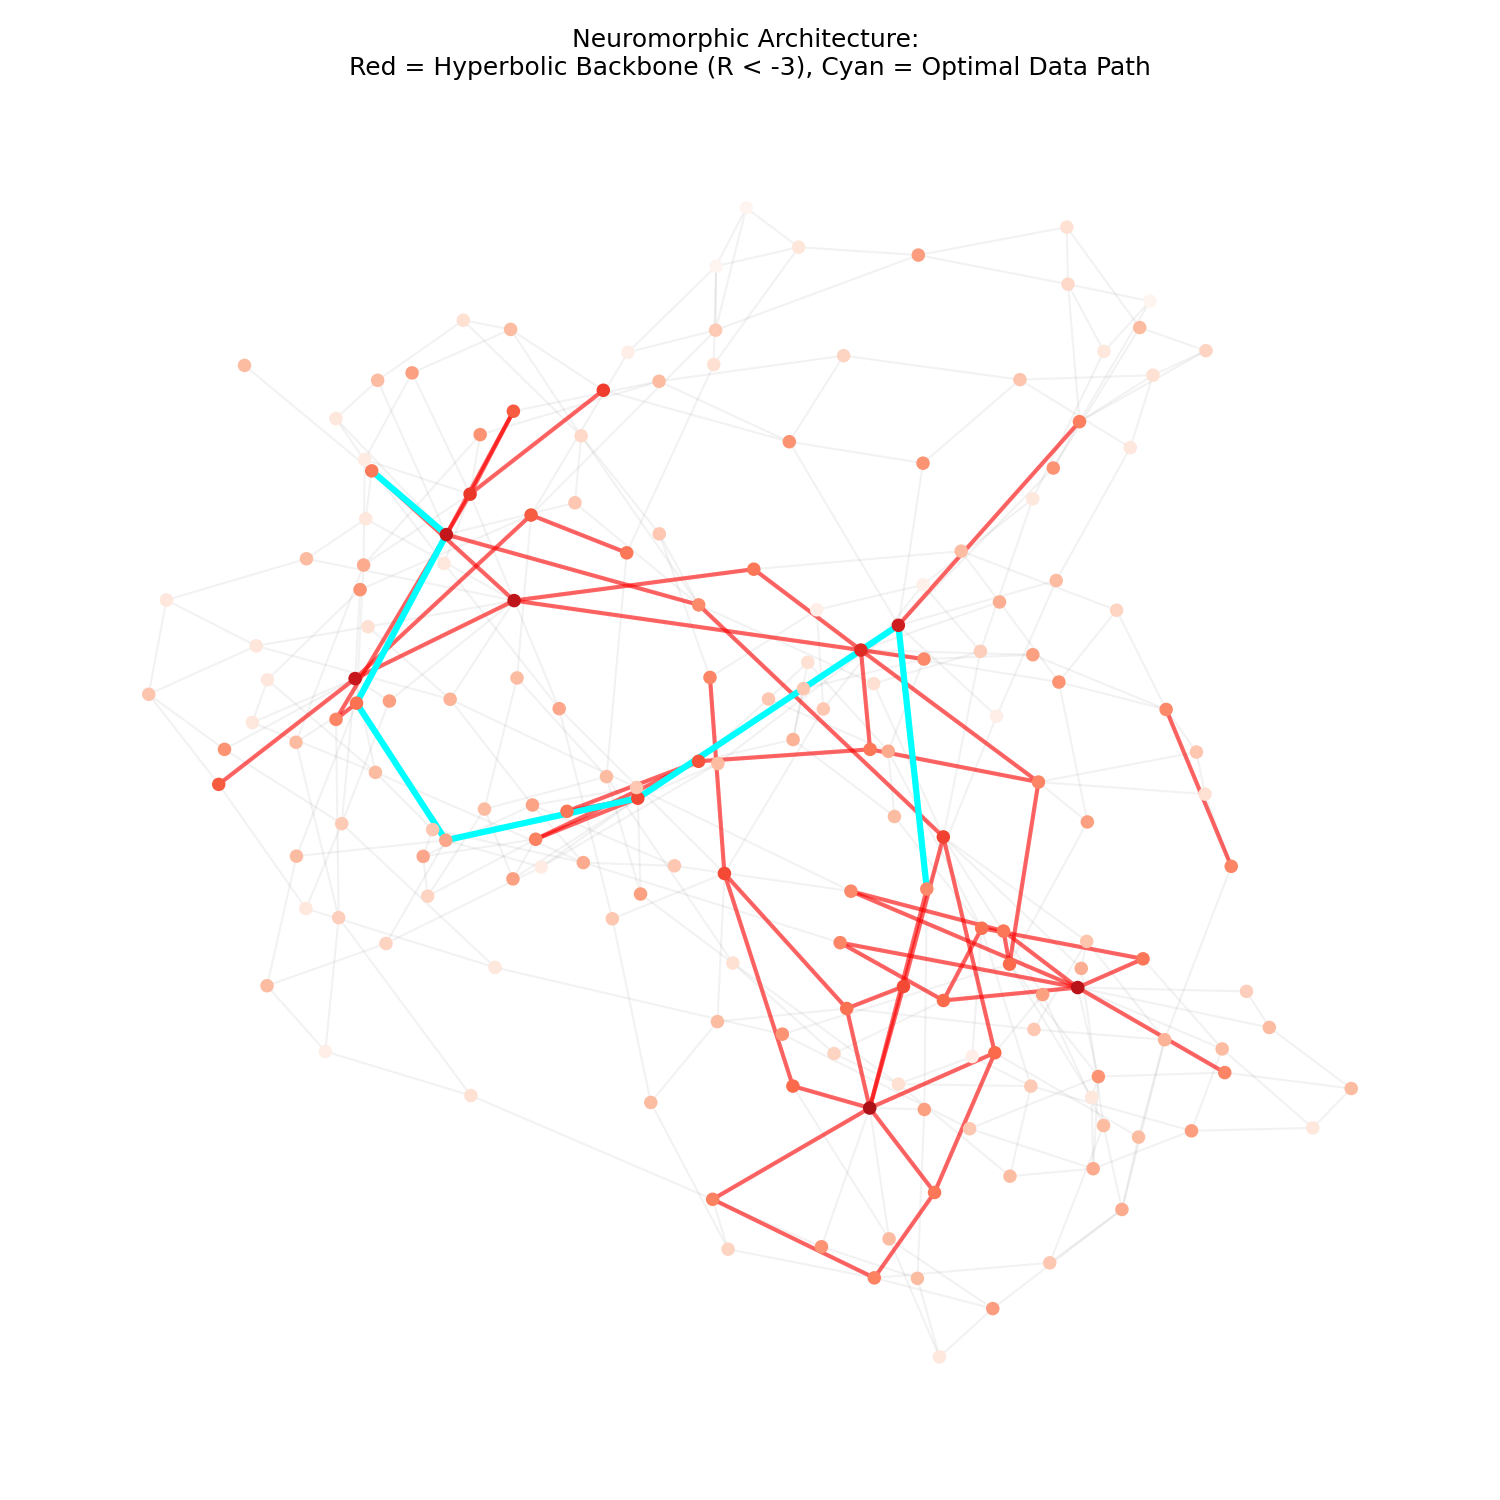

This figure's Python source:

import sys
import os
import networkx as nx
import matplotlib.pyplot as plt

# Adjust path to find lib
# Adjust path to find lib
sys.path.append(os.path.join(os.path.dirname(__file__), '../tests/tensor_lenia/lib'))

from hypergraph import SimpleWolframSystem
from curvature import calculate_forman_ricci

def run_visual_neuro(steps=9): 
    output_path = "/home/daroch/SOLITONES/EXPERIMENTOS/"
    log_file = output_path + "exp08_neuro_backbone.log"
    
    with open(log_file, "w") as f:
        f.write("--- LEGACY EXP 05: NEURO BACKBONE ---\n")

    print("Generating Hyperbolic Backbone Visual Demo...")
    with open(log_file, "a") as f: f.write("Generating Hyperbolic Backbone Visual Demo...\n")
    
    # 1. Substrate
    system = SimpleWolframSystem()
    system.initialize([[1, 2], [1, 3]])
    for i in range(steps):
        system.step()
        
    msg = f"Graph Generated."
    print(msg)
    with open(log_file, "a") as f: f.write(msg + "\n")
    
    # 2. Curvature
    curvatures = calculate_forman_ricci(system)
    
    # 3. Build Graph
    G = nx.Graph()
    for e in system.edges:
        if len(e) >= 2: G.add_edge(e[0], e[1])
        
    # 4. Identify Backbone
    # Color nodes by Curvature:
    #   Red (Dark) = Very Negative (Hyperbolic Backbone)
    #   Blue (Light) = Near Zero (Flat)
    
    node_colors = []
    backbone_nodes = []
    nodes = list(G.nodes())
    
    for n in nodes:
        r = curvatures.get(n, 0)
        node_colors.append(r)
        if r < -3.0:
            backbone_nodes.append(n)
            
    # 5. Routing Demo
    # Find a path between two backbone nodes that are far apart
    path_nodes = []
    if len(backbone_nodes) > 2:
        try:
            start = backbone_nodes[0]
            end = backbone_nodes[-1]
            if nx.has_path(G, start, end):
                path_nodes = nx.shortest_path(G, start, end)
        except:
            pass
            
    # 6. Render
    print("Rendering...")
    pos = nx.spring_layout(G, seed=42)
    
    plt.figure(figsize=(10, 10))
    
    # Draw all nodes colored by curvature
    nx.draw_networkx_nodes(G, pos, node_size=30, 
                           node_color=node_colors, cmap='Reds_r', vmin=-8, vmax=0)
                           
    # Draw all edges faint
    nx.draw_networkx_edges(G, pos, alpha=0.1, edge_color='gray')
    
    # Highlight Backbone Edges (edges connecting two backbone nodes)
    backbone_edges = []
    for u, v in G.edges():
        if u in backbone_nodes and v in backbone_nodes:
            backbone_edges.append((u, v))
            
    nx.draw_networkx_edges(G, pos, edgelist=backbone_edges, 
                           width=2.0, alpha=0.6, edge_color='red')
                           
    # Highlight Path
    if path_nodes:
        path_edges = list(zip(path_nodes, path_nodes[1:]))
        nx.draw_networkx_edges(G, pos, edgelist=path_edges,
                               width=3.0, edge_color='cyan')
                               
    plt.title("Neuromorphic Architecture: \nRed = Hyperbolic Backbone (R < -3), Cyan = Optimal Data Path")
    plt.axis('off')
    
    plt.tight_layout()
    save_file = output_path + 'exp08_neuro_backbone.png'
    plt.savefig(save_file, dpi=150)
    print(f"Saved {save_file}")
    with open(log_file, "a") as f: f.write(f"Saved {save_file}\n")

if __name__ == "__main__":
    run_visual_neuro()
